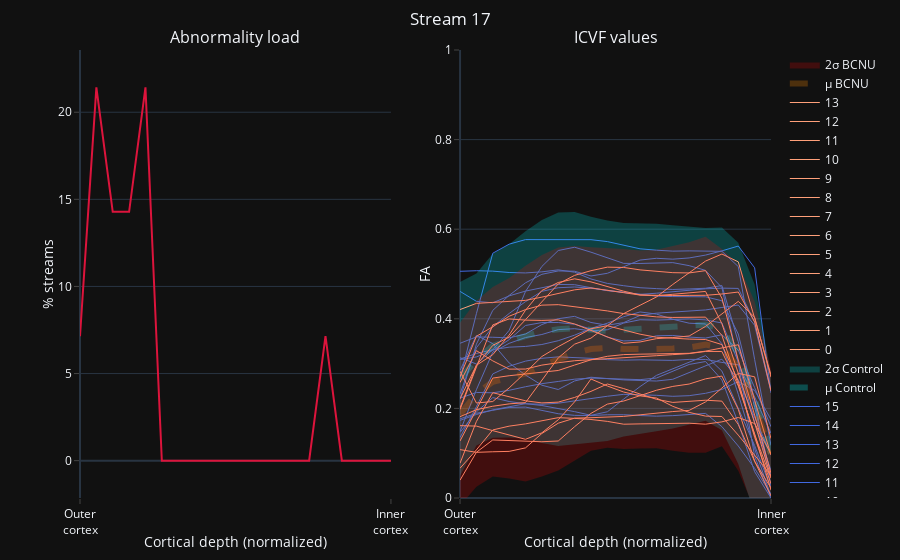
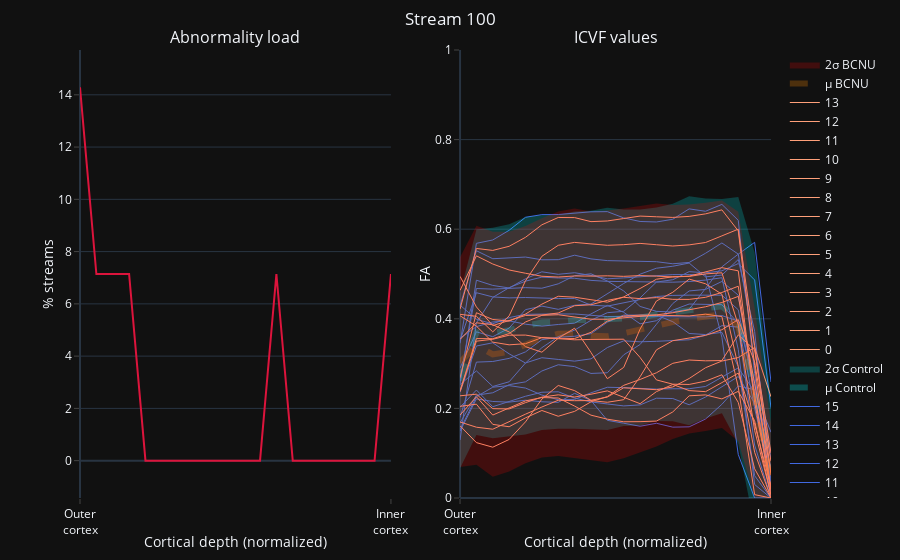
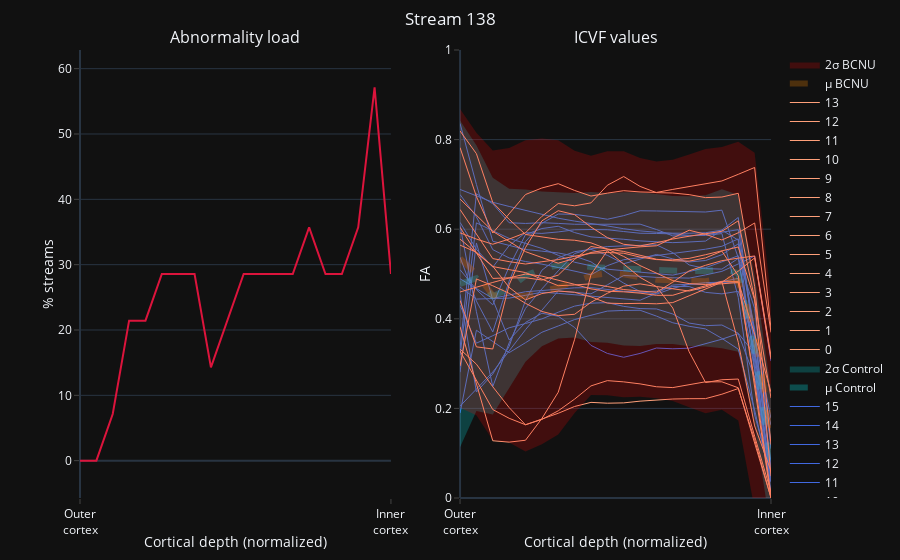

These figures' notebook cell, in order:
### Code cell
f1 = plot_stream_2_graphs(icvf_control_values, icvf_bcnu_values, stream=17, metric='ICVF')
f2 = plot_stream_2_graphs(icvf_control_values, icvf_bcnu_values, stream=100, metric='ICVF')
f3 = plot_stream_2_graphs(icvf_control_values, icvf_bcnu_values, stream=138, metric='ICVF')
f1.show()
f2.show()
f3.show()
